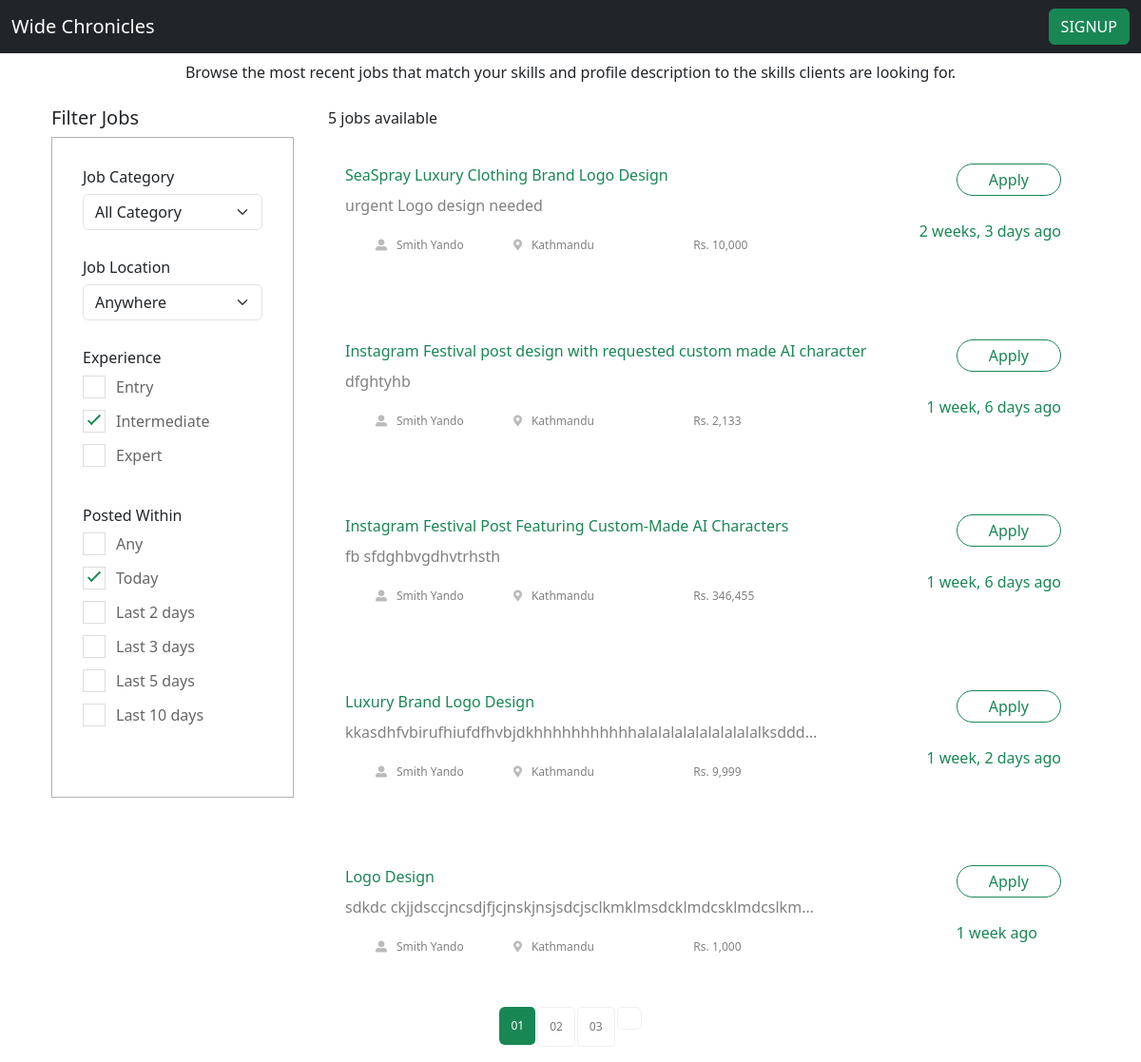
Before: /find-work/ with the older database file.
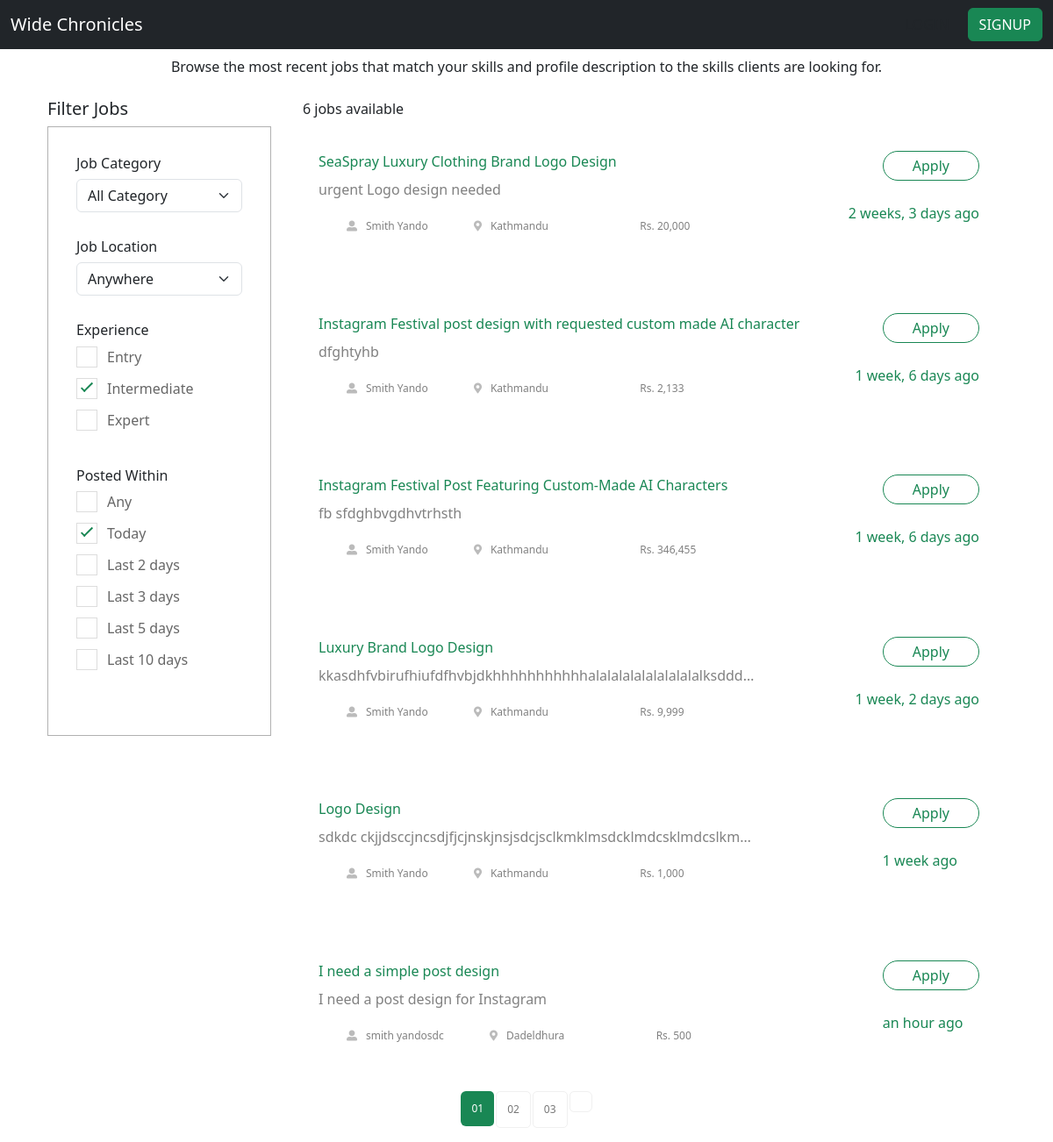
After: the same page with the newer database file.
### jobs/models.py (models this page shows, shortened)
class Job(models.Model):
    buyer = models.ForeignKey(Buyer, on_delete=models.CASCADE)
    title = models.CharField(max_length=200)
    budget = models.IntegerField()
    description = models.TextField()
    requirement = models.CharField(max_length=1000)
    timestamp = models.DateTimeField(auto_now_add=True)
    code = models.CharField(max_length=10, unique=True, blank=True)

class Buyer(models.Model):
    LOCATION_CHOICES = [
        ("Achham", "Achham"),
        ("Arghakhanchi", "Arghakhanchi"),
        ("Baglung", "Baglung"),
        ("Baitadi", "Baitadi"),
        ("Bajhang", "Bajhang"),
        ("Bajura", "Bajura"),
        ("Banke", "Banke"),
        ("Bara", "Bara"),
        ("Bardiya", "Bardiya"),
        ("Bhaktapur", "Bhaktapur"),
        ("Bhojpur", "Bhojpur"),
        ("Chitwan", "Chitwan"),
        ("Dadeldhura", "Dadeldhura"),
        ("Dailekh", "Dailekh"),
        ("Dang", "Dang"),
        ("Darchula", "Darchula"),
        ("Dhading", "Dhading"),
        ("Dhankuta", "Dhankuta"),
        ("Dhanusha", "Dhanusha"),
        ("Dolakha", "Dolakha"),
        ("Dolpa", "Dolpa"),
        ("Doti", "Doti"),
        ("Eastern Rukum", "Eastern Rukum"),
        ("Gorkha", "Gorkha"),
        ("Gulmi", "Gulmi"),
        ("Humla", "Humla"),
        ("Ilam", "Ilam"),
        ("Jajarkot", "Jajarkot"),
        ("Jhapa", "Jhapa"),
        ("Jumla", "Jumla"),
        ("Kailali", "Kailali"),
        ("Kalikot", "Kalikot"),
        ("Kanchanpur", "Kanchanpur"),
        ("Kapilvastu", "Kapilvastu"),
        ("Kaski", "Kaski"),
        ("Kathmandu", "Kathmandu"),
        ("Kavrepalanchok", "Kavrepalanchok"),
        ("Khotang", "Khotang"),
        ("Lalitpur", "Lalitpur"),
        ("Lamjung", "Lamjung"),
        ("Mahottari", "Mahottari"),
        ("Makwanpur", "Makwanpur"),
        ("Manang", "Manang"),
        ("Morang", "Morang"),
        ("Mugu", "Mugu"),
        ("Mustang", "Mustang"),
        ("Myagdi", "Myagdi"),
        ("Nawalpur", "Nawalpur"),
        ("Nuwakot", "Nuwakot"),
        ("Okhaldhunga", "Okhaldhunga"),
        ("Palpa", "Palpa"),
        ("Panchthar", "Panchthar"),
        ("Parbat", "Parbat"),
        ("Parsa", "Parsa"),
        ("Pyuthan", "Pyuthan"),
        ("Ramechhap", "Ramechhap"),
        ("Rasuwa", "Rasuwa"),
        ("Rautahat", "Rautahat"),
        ("Rolpa", "Rolpa"),
        ("Rupandehi", "Rupandehi"),
        ("Salyan", "Salyan"),
        ("Sankhuwasabha", "Sankhuwasabha"),
        ("Saptari", "Saptari"),
        ("Sarlahi", "Sarlahi"),
        ("Sindhuli", "Sindhuli"),
        ("Sindhupalchok", "Sindhupalchok"),
        ("Siraha", "Siraha"),
        ("Solukhumbu", "Solukhumbu"),
        ("Sunsari", "Sunsari"),
        ("Surkhet", "Surkhet"),
        ("Syangja", "Syangja"),
        ("Tanahun", "Tanahun"),
        ("Taplejung", "Taplejung"),
        ("Tehrathum", "Tehrathum"),
        ("Udayapur", "Udayapur"),
        ("Western Rukum", "Western Rukum"),
    ]
    owner = models.OneToOneField(User, on_delete=models.CASCADE)
    name = models.CharField(max_length=50)
    bio = models.TextField(blank=True)
    location = models.CharField(choices=LOCATION_CHOICES, max_length=100)

### jobs/views.py (the view)
# urls.py: path('find-work/',JobListView.as_view(), name='job-list'),
class JobListView(ListView):
    model = Job
    template_name = 'jobs/job_list.html'
    context_object_name = 'jobs'
    paginate_by = 10
    def get_context_data(self, **kwargs):
        context = super().get_context_data(**kwargs)
        context['speciality_choices'] = Seller.SPECIALITY_CHOICES
        context['location_choices'] = Buyer.LOCATION_CHOICES
        return context

### jobs/templates/jobs/job_list.html (shortened to what this page needs)
{% extends 'jobs/_base.html' %}
{% load humanize %}
{% block content%}
    <div class="row text-center pb-4 pt-2">
        <div>Browse the most recent jobs that match your skills and profile description to the skills clients are looking for.</div>
    </div>
    <div class="job-listing-area pt-120 pb-120">
        <div class="container">
            <div class="row">
                <div class="col-xl-3 col-lg-3 col-md-4">
                    <div class="row">
                        <div class="col-12">
                                <h5>Filter Jobs</h5>
                        </div>
                    </div>
                    <div class="job-category-listing mb-3">
                        <div class="single-listing">
                                 <h6>Job Category</h6>
                            <div class="select-job-items2">
                                <select name="select" class="form-select">
                                    <option value="">All Category</option>
                                </select>
                            </div>
                        </div>
                        <div class="single-listing">
                           <div class="small-section-tittle2">
                                 <h6>Job Location</h6>
                           </div>
                            <div class="select-job-items2">
                                <select name="select" class="form-select">
                                    <option value="">Anywhere</option>
                                </select>
                            </div>
                        </div>
                        <div class="single-listing">
                            <div class="select-Categories pt-80 pb-50">
                                <div class="small-section-tittle2">
                                    <h6>Experience</h6>
                                </div>
                                <label class="container">Entry
                                    <span class="checkmark"></span>
                                </label>
                                <label class="container">Intermediate
                                    <span class="checkmark"></span>
                                </label>
                                <label class="container">Expert
                                    <span class="checkmark"></span>
                                </label>
                            </div>
                        </div>
                        <div class="single-listing">
                            <div class="select-Categories pb-50">
                                <div class="small-section-tittle2">
                                    <h6>Posted Within</h6>
                                </div>
                                <label class="container">Any
                                    <span class="checkmark"></span>
                                </label>
                                <label class="container">Today
                                    <span class="checkmark"></span>
                                </label>
                                <label class="container">Last 2 days
                                    <span class="checkmark"></span>
                                </label>
                                <label class="container">Last 3 days
                                    <span class="checkmark"></span>
                                </label>
                                <label class="container">Last 5 days
                                    <span class="checkmark"></span>
                                </label>
                                <label class="container">Last 10 days
                                    <span class="checkmark"></span>
                                </label>
                            </div>
                        </div>
                    </div>
                </div>
                <div class="col-xl-9 col-lg-9 col-md-8">
                    <section class="featured-job-area">
                        <div class="container">
                            <div class="row">
                                <div class="col-lg-12">
                                    <div>
                                        <span class="float-start">{{ jobs.count }} jobs available</span>
                                    </div>
                                </div>
                            </div>
                        {% for job in jobs %}
                        <div class="row">
                            <div class="single-job-items  ">
                                <div class="job-tittle col-md-8 float-start " >
                                        <a href="{% url 'job-detail' job.code %}" class=" text-decoration-none text-truncate">
                                            {{ job.title}}
                                        </a>
                                        <p class="text-truncate pt-2">{{job.description}}</p>
                                        <ul>
                                            <li> <i class="fas fa-user-alt"></i>{{ job.buyer.name}}</li>
                                            <li><i class="fas fa-map-marker-alt"></i>{{ job.buyer.location}}</li>
                                            <li>Rs. {{job.budget|intcomma}}</li>
                                        </ul>
                                </div>
                                <div class="items-link float-end">
                                    <a href="{% url 'job-detail' job.code %}" class="text-decoration-none">Apply</a>
                                    <span>{{job.timestamp|naturaltime}}</span>
                                </div>
                            </div>
                        </div>
                        {% endfor %}
                        </div>
                    </section>
                </div>
            </div>
        </div>
    </div>
    <div class="pagination-area pb-115 text-center">
        <div class="container">
            <div class="row">
                <div class="col-xl-12">
                    <div class="single-wrap d-flex justify-content-center">
                        <nav aria-label="Page navigation example">
                            <ul class="pagination justify-content-start">
                                <li class="page-item active"><a class="page-link" href="#">01</a></li>
                                <li class="page-item"><a class="page-link" href="#">02</a></li>
                                <li class="page-item"><a class="page-link" href="#">03</a></li>
                            <li class="page-item"><a class="page-link" href="#"></a></li>
                            </ul>
                        </nav>
                    </div>
                </div>
            </div>
        </div>
    </div>
{% endblock content%}

### jobs/templates/jobs/_base.html (shortened to what this page needs)
<!DOCTYPE html>
<html lang="en">
  {% load static %}
  {% load fontawesome_5 %}
  {% load bootstrap5 %}
<head>
    {% bootstrap_css %}
    <link rel="stylesheet" href="{% static 'css/style.css' %}">
    {% fontawesome_5_static %}
</head>
<body>
    <nav class="navbar navbar-dark bg-dark text-light ">
      <div class="container-fluid">
        <a class="navbar-brand" href="{% url 'seller-list'%}">Wide Chronicles</a>
        {% if user.is_authenticated %}
        <div><a href="{% url 'job-list' %}">
          <div class="text-center mt-4 fw-lighter">{{ user.user_name }}</div>
      </a></div>
        <button class="navbar-toggler" type="button" data-bs-toggle="offcanvas" data-bs-target="#offcanvasNavbar" aria-controls="offcanvasNavbar" aria-label="Toggle navigation">
          <span class="navbar-toggler-icon"></span>
        </button>
        <div class="offcanvas offcanvas-end bg-dark" tabindex="-1" id="offcanvasNavbar" aria-labelledby="offcanvasNavbarLabel">
          <div class="offcanvas-header">
            <h5 class="offcanvas-title " id="offcanvasDarkNavbarLabel">Wide Chronicles</h5>
            <button type="button" class="btn-close btn-close-white" data-bs-dismiss="offcanvas" aria-label="Close"></button>
          </div>
          <div class="offcanvas-body ">
            <ul class="navbar-nav justify-content-end flex-grow-1 pe-3">
              <li class="nav-item">
                <a class="nav-link active" aria-current="page" href="#">Profile</a>
              </li>
              <li class="nav-item">
                <a class="nav-link active" aria-current="page" href="#">
                    {% if request.user.role %}
                      {{ request.user.role }}
                    {% else %}
                        <a href="{% url 'handle-login' %}">
                            <div class="text-center mt-4 fw-lighter">Set Your account Option here</div>
                        </a>
                    {% endif %}
                </a>
            </li>
            </ul>
            <form class="d-flex mt-3" role="search">
              <input class="form-control me-2" type="search" placeholder="Search" aria-label="Search">
              <button class="btn btn-outline-success" type="submit">Search</button>
            </form>
          </div>
          <div class="offcanvas-footer">
              <form class="justify-content-center" action="{% url 'account_logout' %}" method="post">
                  {% csrf_token %}
                <button class="btn btn-outline-success" type="submit">Logout</button>
              </form>
          </div>
        </div>
        {% else %}
        <div class="d-grid gap-2 d-md-flex justify-content-md-end">
          <a href="{% url 'account_login' %}">
            <button type="button" class=" btn btn-close-white" >LOGIN</button>
          </a>
          <a href="{% url 'account_signup' %}">
            <button type="button" class="btn btn-success " >SIGNUP</button>
          </a>
        </div>
        {% endif %}
      </div>
    </nav>
    <div class="container ">
    {% block content %}
    {% endblock content %}
    </div>
</body>
</html>

### jobs/static/css/style.css (style rules this page uses)
.single-job-items { padding: 36px 30px; transition: .4s; }
.single-job-items .job-tittle a { color: #198754; transition: .4s; overflow: hidden; text-decoration: none; }
.single-job-items .job-tittle p { color: #808080; overflow:hidden; }
.single-job-items .job-tittle ul li { display: inline-block; margin-right: 48px; font-size: 12px; color: #808080; line-height: 1.8; }
.single-job-items .job-tittle ul li:last-child { margin-right: 0; }
.single-job-items .job-tittle ul li i { font-size: 12px; color: #bbbbbb; margin-right: 10px; }
.items-link a { color: #198754; border: 1px solid #198754; border-radius: 30px; padding: 4px 33px; text-align: center; margin-bottom: 25px; float:right; }
.items-link span { color: #198754; display: block; }
.job-category-listing { padding: 2rem; display: block; border: solid #b1b1b1 1px; }
.job-category-listing .single-listing { padding-bottom: 30px; }
.job-category-listing .single-listing .select-Categories .container { display: block; position: relative; padding-left: 35px; margin-bottom: 12px; cursor: pointer; color: #666666; font-size: 16px; user-select: none; }
.job-category-listing .single-listing .select-Categories .checkmark { position: absolute; top: 0; left: 0; height: 24px; width: 24px; border: 1px solid #ddd; }
.job-category-listing .single-listing .select-Categories .checkmark:after { content: ""; position: absolute; display: none; }
.job-category-listing .single-listing .select-Categories .container input:checked ~ .checkmark:after { display: block; }
.job-category-listing .single-listing .select-Categories .container .checkmark::after { left: 8px; top: 1px; width: 6px; height: 14px; border: solid #198754; border-width: 0px 2px 2px 0; transform: rotate(45deg); }
.pagination-area .page-item { margin: 0; }
.pagination-area .page-link { border: 0; font-size: 12px; text-align: center; background: none; box-shadow: none; outline: 0; color: #777777; padding: 11px 12px; background: #fff; margin: 0 3px; border-radius: 5px; border: 1px solid #f0f0f0; }
.pagination-area .page-item.active .page-link { z-index: 1; border: 0; position: relative; box-shadow: none; outline: 0; background: #198754; color: #fff; }

Changed rows visible on the page:
changed Job "SeaSpray Luxury Clothing Brand Logo Design": budget "10,000" → "20,000"
added Job: title "I need a simple post design", description "I need a post design for Instagram", buyer.name "smith yandosdc", buyer.location "Dadeldhura", budget "500", timestamp "an hour ago"
Other visible differences:
{{ jobs.count }}: "5" → "6"
